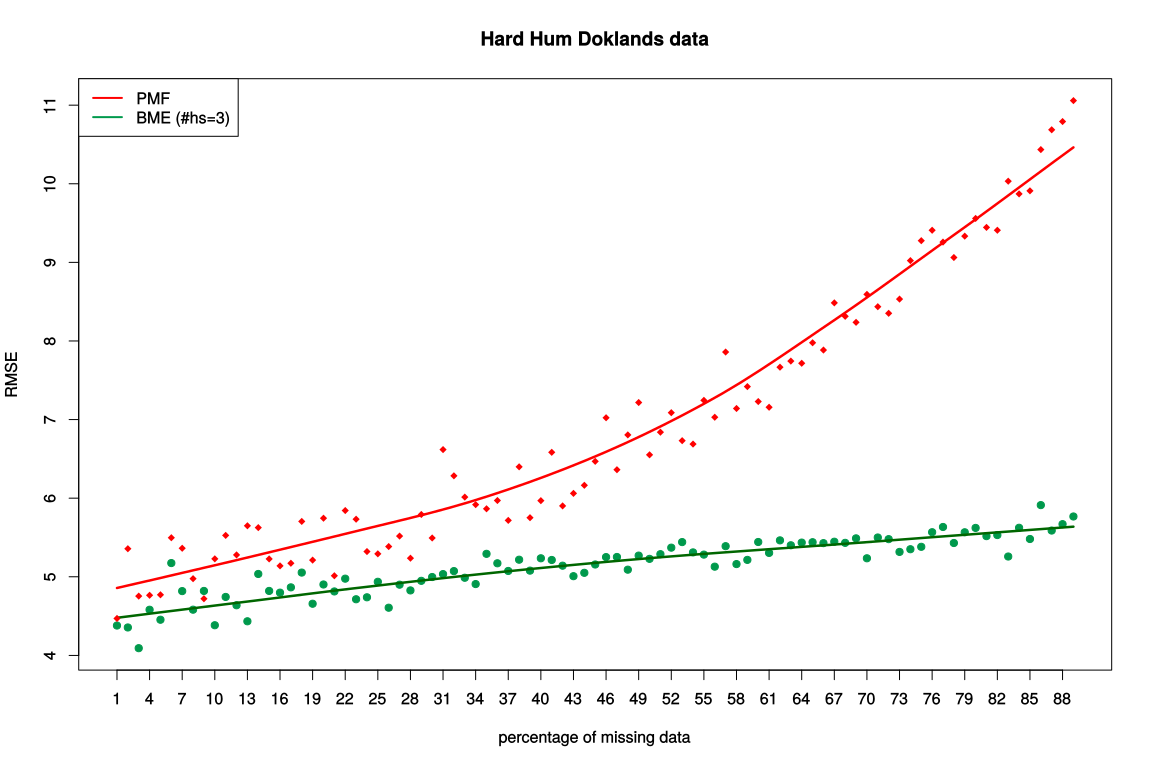

The script that saved this image:
pmf = read.table("hardPMF2dock.csv",sep=",")
bme = read.table("hardBME2dock.csv", sep=",")

pmf = pmf[1:89,]
bme = bme[1:89,]

plot(1:nrow(bme), bme$V2, ylab ="RMSE", xlab ="percentage of missing data"
     , main="Hard Hum Doklands data"#, ylim = c(4.003,4.027)
     , col="#00994C", pch = 19, xaxt="n", ylim = c(min(bme$V2, pmf$V1), max(bme$V2, pmf$V1))
)
axis(1, at = seq(1,89,3), labels = seq(1,89,3))
with(bme, lines(loess.smooth(1:nrow(bme), V2),col = "#006600", lwd=2.5))
points(1:nrow(pmf),pmf$V1 , col="red", pch = 18, xaxt="n")
with(pmf, lines(loess.smooth(1:nrow(pmf), V1),col = "red", lwd=2.5))

legend("topleft", legend=c("PMF", "BME (#hs=3)"),
       col=c("red", "#00994C"), lty = 1, cex=1, lwd=2)

dev.off()
svg(filename="fig4dock.svg", width = 12, height = 8, pointsize = 12)
plot(1:nrow(bme), bme$V2, ylab ="RMSE", xlab ="percentage of missing data"
     , main="Hard Hum Doklands data"#, ylim = c(4.003,4.027)
     , col="#00994C", pch = 19, xaxt="n", ylim = c(min(bme$V2, pmf$V1), max(bme$V2, pmf$V1))
)
axis(1, at = seq(1,89,3), labels = seq(1,89,3))
with(bme, lines(loess.smooth(1:nrow(bme), V2),col = "#006600", lwd=2.5))
points(1:nrow(pmf),pmf$V1 , col="red", pch = 18, xaxt="n")
with(pmf, lines(loess.smooth(1:nrow(pmf), V1),col = "red", lwd=2.5))

legend("topleft", legend=c("PMF", "BME (#hs=3)"),
       col=c("red", "#00994C"), lty = 1, cex=1, lwd=2)
dev.off()








bme$V4[24] = bme$V4[23]
plot(1:nrow(bme), bme$V4, ylab ="seconds", xlab ="percentage of missing data"
     , main="Hard Hum Doklands data"#, ylim = c(4.003,4.027)
     , col="#00994C", pch = 19, xaxt="n", ylim = c(min(bme$V4, pmf$V2), max(bme$V4, pmf$V2))
)
axis(1, at = seq(1,89,3), labels = seq(1,89,3))
with(bme, lines(loess.smooth(1:nrow(bme), V4),col = "#006600", lwd=2.5))
points(1:nrow(pmf),pmf$V2 , col="red", pch = 18, xaxt="n")
with(pmf, lines(loess.smooth(1:nrow(pmf), V2),col = "red", lwd=2.5))

legend("topright", legend=c("PMF", "BME (#hs=3)"),
       col=c("red", "#00994C"), lty = 1, cex=1, lwd=2)

dev.off()
svg(filename="fig4dockTIME.svg", width = 12, height = 8, pointsize = 12)
plot(1:nrow(bme), bme$V4, ylab ="seconds", xlab ="percentage of missing data"
     , main="Hard Hum Doklands data"#, ylim = c(4.003,4.027)
     , col="#00994C", pch = 19, xaxt="n", ylim = c(min(bme$V4, pmf$V2), max(bme$V4, pmf$V2))
)
axis(1, at = seq(1,89,3), labels = seq(1,89,3))
with(bme, lines(loess.smooth(1:nrow(bme), V4),col = "#006600", lwd=2.5))
points(1:nrow(pmf),pmf$V2 , col="red", pch = 18, xaxt="n")
with(pmf, lines(loess.smooth(1:nrow(pmf), V2),col = "red", lwd=2.5))

legend("topright", legend=c("PMF", "BME (#hs=3)"),
       col=c("red", "#00994C"), lty = 1, cex=1, lwd=2)
dev.off()
